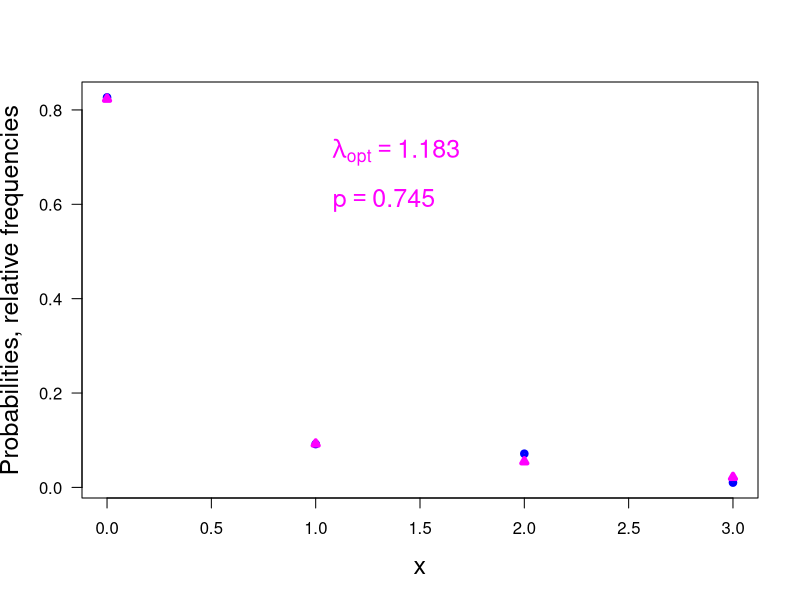

Write R code to recreate this figure.
print('file: BayesianHypBayarriEstFit.R')
# Bayarri et al. (2008): formulate as estimation problem: least squares
x = 0:3
y = c(81,9,7,1) # observed frequencies
n = sum(y)
y = y/n # relative frequencies
pa = seq(0.68,0.8,0.001) # trial values for p
Lambdaa = seq(1,1.3,0.001) # trial values for lambda
Lp = length(pa); LL = length(Lambdaa)
M = matrix(data=NA,nrow=Lp,ncol=LL)
library(VGAM)
for(i in 1:Lp) {
  for(j in 1:LL) {
    p = pa[i]; Lambda = Lambdaa[j]
    ypred = dzipois(x,Lambda,p)
    M[i,j] = sum((ypred-y)^2)
  }
}
out = which(M == min(M),arr.ind=TRUE)
popt = pa[out[1]]
Lopt = Lambdaa[out[2]]
Mmin = M[out[1],out[2]]
pPredicted = dzipois(x,Lopt,popt) 
print(c(popt,'optimal p'))
print(c(Lopt,'optimal lambda'))
print(c(Mmin,'minimal sum of squares'))
sflag = 2
if (sflag == 2) {
  # png('PoissonZIPleastSquaresRF191116.png',width=16,height=12,units='cm',res=300)
  plot(x,y,type='p',lwd=4,col='blue',xlab='x',
       ylab='Probabilities, relative frequencies',las=1,cex=0.6,cex.lab=1.5)
  points(x,pPredicted,col='magenta',lwd=4,cex=0.6,pch=24)
  text(1,0.6,bquote(~p == .(popt)),col='magenta',pos=4,cex=1.5)
  text(1,0.7,bquote(~lambda[opt] == .(Lopt)),col='magenta',pos=4,cex=1.5)
  # dev.off()
}
